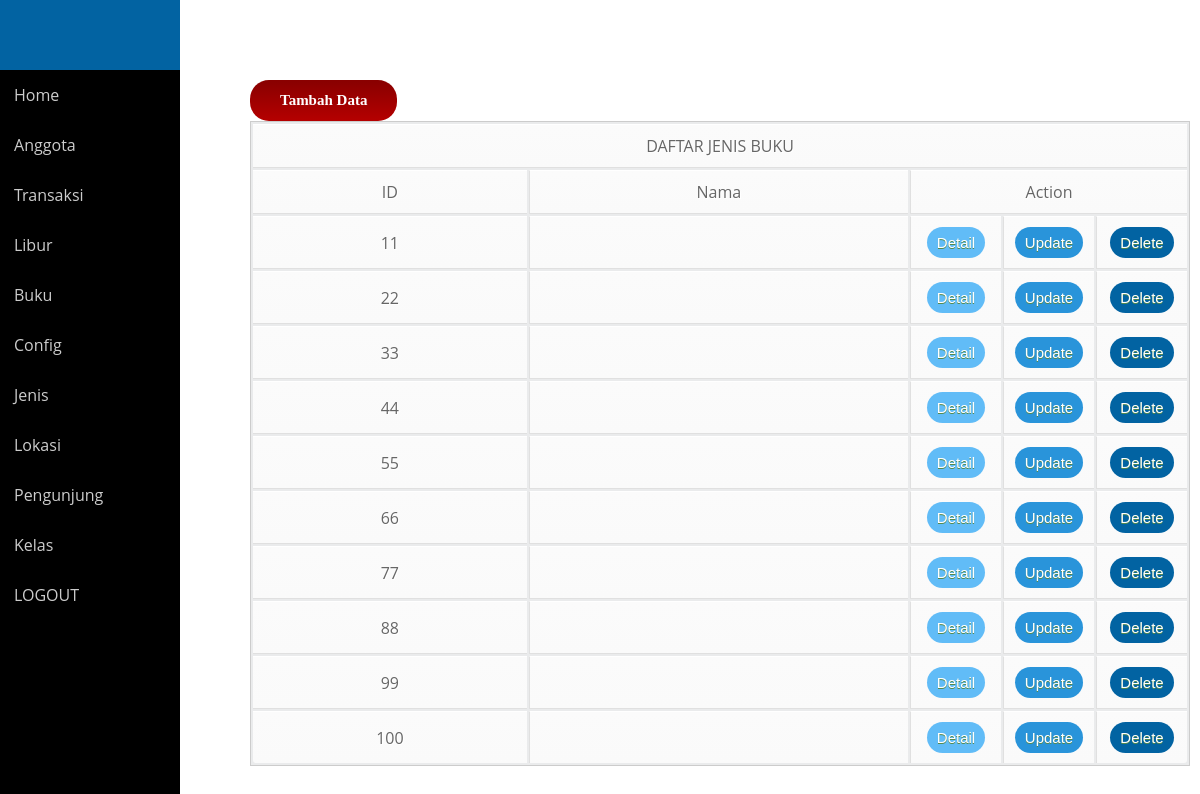
Page /perpus/jenis.php (signed in) on the committed database.
### tables this page shows
CREATE TABLE IF NOT EXISTS `jenis` (
`id_jenis` int(5) NOT NULL,
  `nama_jenis` varchar(20) NOT NULL
);

### perpus/jenis.php (the view, shortened to what this page needs)
<!DOCTYPE html>
<html>
  <head>
    <link rel="stylesheet" type="text/css" href="style2.css">
  </head>
<body>
  <nav>
  </nav>
            <div class="sidebar">
                <ul class="nav side-menu">
        <ul>
    <li><a href="index.php">Home</a></li>
      <li><a href="anggota.php">Anggota</a></li>
      <li><a href="Transaksi.php">Transaksi</a></li>
      <li><a href="libur.php">Libur</a></li>
      <li><a href="buku.php">Buku</a></li>
      <li><a href="config.php">Config</a></li>
      <li><a href="jenis.php">Jenis</a></li>
      <li><a href="lokasi.php">Lokasi</a></li>
      <li><a href="pengunjung.php">Pengunjung</a></li>
      <li><a href="kelas.php">Kelas</a></li>
      <li><a href="logout.php">LOGOUT</a></li>
    </ul>
    </ul>
  </div>
             <div class="right_col" role="main">
    <div class="isimain">
          <a href="tambah_jenis.php" class="tdata">Tambah Data</a>
      <?php
        $link = koneksi_db();
        $sql = "SELECT * FROM jenis";
        $res = mysqli_query($link,$sql);
        $banyakrecord = mysqli_num_rows($res);
        if($banyakrecord > 0){
          ?>
            <table class="tb1">
              <tr>
                <td colspan="10">
                  DAFTAR JENIS BUKU
                </td>
              </tr>
              <tr>
                <td>ID</td>
                <td>Nama</td>
                <td colspan="3">Action</td>
              </tr>
              <?php
              while($data=mysqli_fetch_array($res)){
              ?>
              <tr>
                <td>
                  <?php echo $data['id_jenis'];?>
                </td>
                <td>
                </td>
                <td width="70px">
                  <a href="detail_jenis.php?id_jenis=<?=$data["id_jenis"]?>" class="myButton">Detail</a>
                </td>
                <td width="70px">
                   <a href="update_jenis.php?id_jenis=<?=$data["id_jenis"]?>" class="update">Update</a>
                </td>
                <td width="70px">
                    <a href="delete_jenis.php?id_jenis=<?=$data["id_jenis"]?>" onclick="return confirm('Apakah anda yakin ingin menghapus data ini?')" class="delete">Delete</a>
                </td>
              </tr>
              <?php
            }
            ?>
          </table>
          <?php
        }
          ?>
      </div>
    </div>
  </body>
</html>

### perpus/style2.css (style rules this page uses)
body { font-family: 'Open Sans', sans-serif; }
* { margin: 0; padding: 0; font-family: 'Open Sans', sans-serif; }
nav { width: 15%; height: 70px; background: #0263a2; position: fixed; z-index: 999; }
a { text-decoration: none; }
.sidebar { width: 15%; background: #000; position: fixed; height: 500%; padding-top: 70px; overflow: hidden; float: left; }
.sidebar ul li { list-style: none; }
.sidebar ul li a { padding: 14px; width: 50%; color: #ccc; display: block; transition: 0.4s; }
.isimain { padding: 80px 10px 30px 250px; }
.myButton { background-color:#61bcf7; -moz-border-radius:8px; -webkit-border-radius:28px; border-radius:28px; border:0px solid #000000; display:inline-block; cursor:pointer; color:#ffffff; font-family:Arial; font-size:15px; padding:7px 10px; text-decoration:none; text-shadow:0px 1px 0px #558a4d; }
.update { background-color: #2994da; -moz-border-radius:8px; -webkit-border-radius:28px; border-radius:28px; border:0px solid #000000; display:inline-block; cursor:pointer; color:white; font-family:Arial; font-size:15px; padding:7px 10px; text-decoration:none; text-shadow:0px 1px 0px #558a4d; }
.delete { background-color: #0263a2; -moz-border-radius:8px; -webkit-border-radius:28px; border-radius:28px; border:0px solid #000000; display:inline-block; cursor:pointer; color:#ffffff; font-family:Arial; font-size:15px; padding:7px 10px; text-decoration:none; text-shadow:0px 1px 0px #558a4d; }
.tdata { background:-webkit-gradient(linear, left top, left bottom, color-stop(0.05, #8a0000), color-stop(1, #b50000)); background:-moz-linear-gradient(top, #8a0000 5%, #b50000 100%); background:-webkit-linear-gradient(top, #8a0000 5%, #b50000 100%); background:-o-linear-gradient(top, #8a0000 5%, #b50000 100%); background:-ms-linear-gradient(top, #8a0000 5%, #b50000 100%); background:linear-gradient(to bottom, #8a0000 5%, #b50000 100%); filter:progid:DXImageTransform.Microsoft.gradient(startColorstr='#8a0000', endColorstr='#b50000',GradientType=0); background-color:#8a0000; -moz-border-radius:19px; -webkit-border-radius:19px; border-radius:19px; display:inline-block; cursor:pointer; color:#ffffff; font-family:Trebuchet MS; font-size:15px; font-weight:bold; padding:12px 30px; text-decoration:none; }
.tb1 { font-family: Arial, Helvetica, sans-serif; color: #666; text-shadow: 1px 1px 0px #fff; background: #eaebec; border : #ccc 1px solid; text-align: center; width: 100%; }
.tb1 tr { text-align: center; padding-left: 10px; }
.tb1 td:first-child { text-align: center; padding-left: 10px; border-left: 0; }
.tb1 td { padding: 10px; border-top: 1px solid #ffffff; border-bottom: 1px solid #e0e0e0; border-left: 1px solid #e0e0e0; background: #fafafa; background: -webkit-gradient(linear, left top, left bottom, from(#fbfbfb), to(#fafafa)); background: -moz-linear-gradient(top, #fbfbfb, #fafafa); }
.tb1 tr:last-child td { border-bottom: 0; }
.tb1 tr:last-child td:first-child { -moz-border-radius-bottomleft: 3px; -webkit-border-bottom-left-radius: 3px; border-bottom-left-radius: 3px; }
.tb1 tr:last-child td:last-child { -moz-border-radius-bottomright: 3px; -webkit-border-bottom-right-radius: 3px; border-bottom-right-radius: 3px; }

### rows in the picture
jenis: id_jenis "11"
jenis: id_jenis "22"
jenis: id_jenis "33"
jenis: id_jenis "44"
jenis: id_jenis "55"
jenis: id_jenis "66"
jenis: id_jenis "77"
jenis: id_jenis "88"
jenis: id_jenis "99"
jenis: id_jenis "100"
